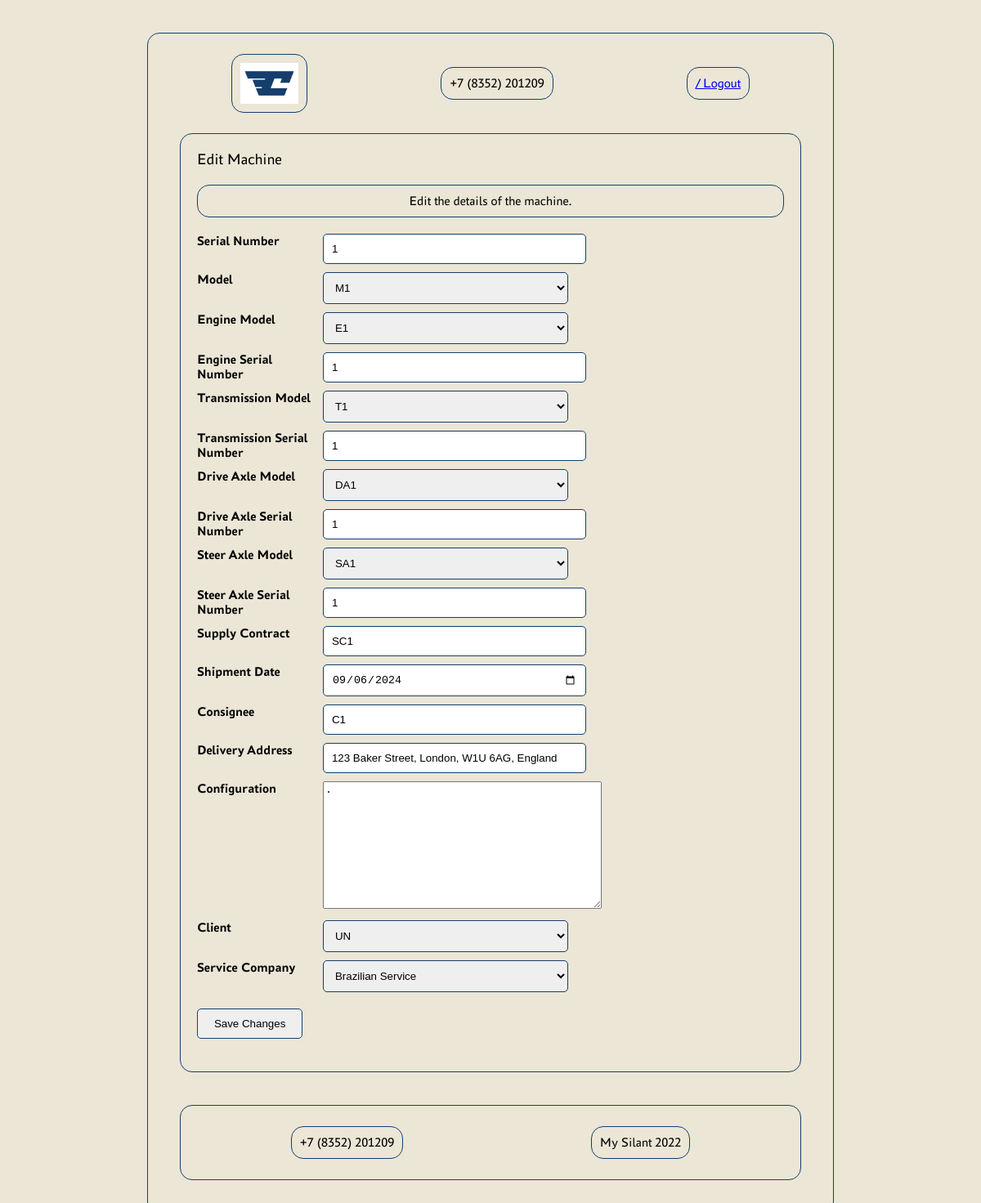
/edit_machine/1/, run on an earlier commit of the app's database.
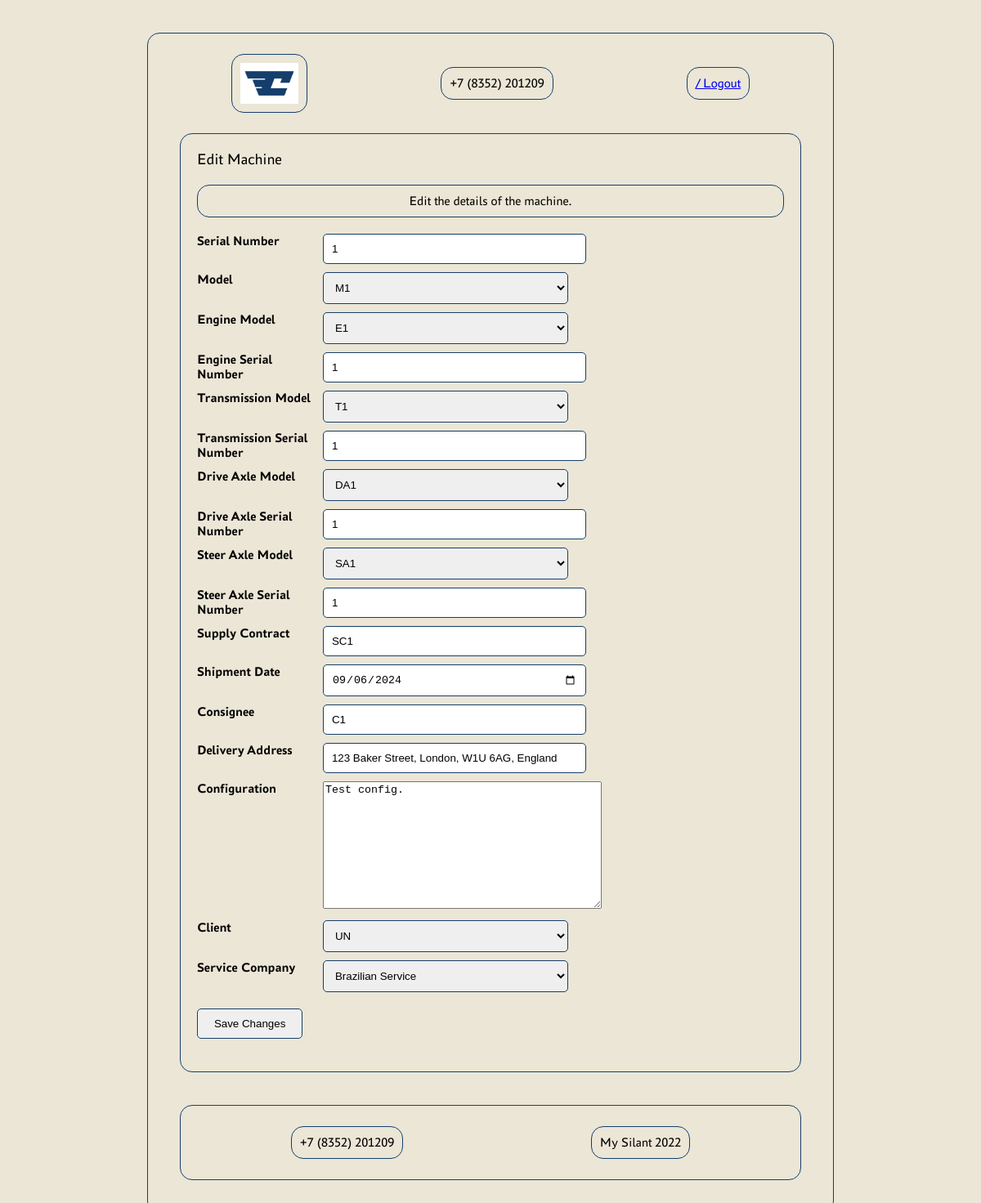
And on a later commit of the database.
### silant_app/models/models.py (models this page shows, shortened)
class Machine(models.Model):
    serial_number = models.CharField(max_length=255, unique=True)
    model = models.ForeignKey(MachineModelReference, related_name='machine_models', on_delete=models.CASCADE)
    engine_model = models.ForeignKey(EngineModelReference, related_name='engine_models', on_delete=models.CASCADE)
    engine_serial_number = models.CharField(max_length=255)
    transmission_model = models.ForeignKey(TransmissionModelReference, related_name='transmission_models',
                                           on_delete=models.CASCADE)
    transmission_serial_number = models.CharField(max_length=255)
    drive_axle_model = models.ForeignKey(DriveAxleModelReference, related_name='drive_axle_models',
                                         on_delete=models.CASCADE)
    drive_axle_serial_number = models.CharField(max_length=255)
    steer_axle_model = models.ForeignKey(SteerAxleModelReference, related_name='steer_axle_models',
                                         on_delete=models.CASCADE)
    steer_axle_serial_number = models.CharField(max_length=255)
    supply_contract = models.CharField(max_length=255)
    shipment_date = models.DateField()
    consignee = models.CharField(max_length=255)
    delivery_address = models.CharField(max_length=255)
    configuration = models.TextField(max_length=255)
    client = models.ForeignKey(settings.AUTH_USER_MODEL, related_name='machines', on_delete=models.SET_NULL, null=True,
                               blank=True)
    service_company = models.ForeignKey(ServiceCompanyReference, related_name='service_companies',
                                        on_delete=models.CASCADE)

### silant_app/views/update_views.py (the view, shortened to what this page needs)
# urls.py: path('edit_machine/<int:pk>/', MachineUpdateView.as_view(), name='edit-machine'),
class MachineUpdateView(UpdateView):
    model = Machine
    form_class = MachineUpdateForm
    template_name = 'edit_machine.html'
    def get_object(self, queryset=None):
        return super().get_object(queryset)
    def is_manager(self):
        user_groups = self.request.user.groups.values_list('id', flat=True)
        is_manager = any(group_id in [1, 5] for group_id in user_groups)
        return is_manager
    def get_context_data(self, **kwargs):
        context = super().get_context_data(**kwargs)
        context['machine'] = self.get_object()  # Add the machine instance to the context
        context['is_manager'] = self.is_manager()
        return context

### silant_app/forms.py
class MachineUpdateForm(forms.ModelForm):
    shipment_date = forms.DateField(widget=forms.DateInput(attrs={'type': 'date'}))
    class Meta:
        model = Machine
        fields = [
            'serial_number', 'model', 'engine_model', 'engine_serial_number',
            'transmission_model', 'transmission_serial_number', 'drive_axle_model',
            'drive_axle_serial_number', 'steer_axle_model', 'steer_axle_serial_number',
            'supply_contract', 'shipment_date', 'consignee', 'delivery_address',
            'configuration', 'client', 'service_company'
        ]
    def __init__(self, *args, **kwargs):
        super().__init__(*args, **kwargs)
        self.fields['client'].queryset = CustomUser.objects.filter(groups__id=4)

### silant_app/models/reference_models.py (called while the page is built)
    def __str__(self):
        return self.name

    def __str__(self):
        return self.name

    def __str__(self):
        return self.name

    def __str__(self):
        return self.name

    def __str__(self):
        return self.name

    def __str__(self):
        return self.name

### templates/edit_machine.html (shortened to what the changed rows need)
{% extends 'landing_page.html' %}
{% load static %}
{% block content %}
    <div class="edit-record">
        <form method="post">
            <div class="form-group">
                <div class="form-field">
                    {{ form.serial_number }}
                </div>
            </div>
            <div class="form-group">
                <div class="form-field">
                    {{ form.model }}
                </div>
            </div>
            <div class="form-group">
                <div class="form-field">
                    {{ form.engine_model }}
                </div>
            </div>
            <div class="form-group">
                <div class="form-field">
                    {{ form.engine_serial_number }}
                </div>
            </div>
            <div class="form-group">
                <div class="form-field">
                    {{ form.transmission_model }}
                </div>
            </div>
            <div class="form-group">
                <div class="form-field">
                    {{ form.transmission_serial_number }}
                </div>
            </div>
            <div class="form-group">
                <div class="form-field">
                    {{ form.drive_axle_model }}
                </div>
            </div>
            <div class="form-group">
                <div class="form-field">
                    {{ form.drive_axle_serial_number }}
                </div>
            </div>
            <div class="form-group">
                <div class="form-field">
                    {{ form.steer_axle_model }}
                </div>
            </div>
            <div class="form-group">
                <div class="form-field">
                    {{ form.steer_axle_serial_number }}
                </div>
            </div>
            <div class="form-group">
                <div class="form-field">
                    {{ form.supply_contract }}
                </div>
            </div>
            <div class="form-group">
                <div class="form-field">
                    {{ form.shipment_date }}
                </div>
            </div>
            <div class="form-group">
                <div class="form-field">
                    {{ form.consignee }}
                </div>
            </div>
            <div class="form-group">
                <div class="form-field">
                    {{ form.delivery_address }}
                </div>
            </div>
            <div class="form-group">
                <div class="form-field">
                    {{ form.configuration }}
                </div>
            </div>
            <div class="form-group">
                <div class="form-field">
                    {{ form.client }}
                </div>
            </div>
            <div class="form-group">
                <div class="form-field">
                    {{ form.service_company }}
                </div>
            </div>
        </form>
    </div>
{% endblock %}

What changed in the data, as far as the page shows it:
changed Machine "DA1": configuration "." → "Test config."
